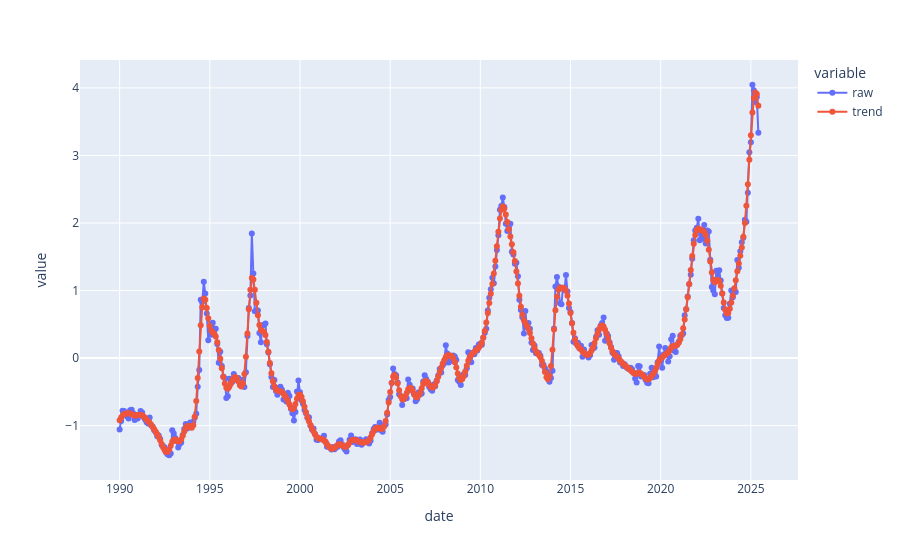

The notebook cell this image was saved under:
### Code cell
# Create the line plot with markers
fig = px.line(df_trend, x="date", y=["raw","trend"], markers=True)

# Display the figure
fig.show()

### Figure 1 — Plotly figure (JSON) as saved in the notebook; plotly's stock layout.template omitted (floating-point values rounded to 4 significant figures; data arrays with more than 128 entries replaced by an {"elided": "..."} marker saying what was removed)
{"data": [{"hovertemplate": "variable=raw<br>date=%{x}<br>value=%{y}<extra></extra>", "legendgroup": "raw", "line": {"color": "#636efa", "dash": "solid"}, "marker": {"symbol": "circle"}, "mode": "lines+markers", "name": "raw", "orientation": "v", "showlegend": true, "type": "scatter", "x": {"elided": "426 str values"}, "xaxis": "x", "y": {"elided": "426 float values"}, "yaxis": "y"}, {"hovertemplate": "variable=trend<br>date=%{x}<br>value=%{y}<extra></extra>", "legendgroup": "trend", "line": {"color": "#EF553B", "dash": "solid"}, "marker": {"symbol": "circle"}, "mode": "lines+markers", "name": "trend", "orientation": "v", "showlegend": true, "type": "scatter", "x": {"elided": "426 str values"}, "xaxis": "x", "y": {"elided": "426 float values"}, "yaxis": "y"}], "layout": {"legend": {"title": {"text": "variable"}, "tracegroupgap": 0}, "margin": {"t": 60}, "xaxis": {"anchor": "y", "domain": [0, 1], "title": {"text": "date"}}, "yaxis": {"anchor": "x", "domain": [0, 1], "title": {"text": "value"}}}}
